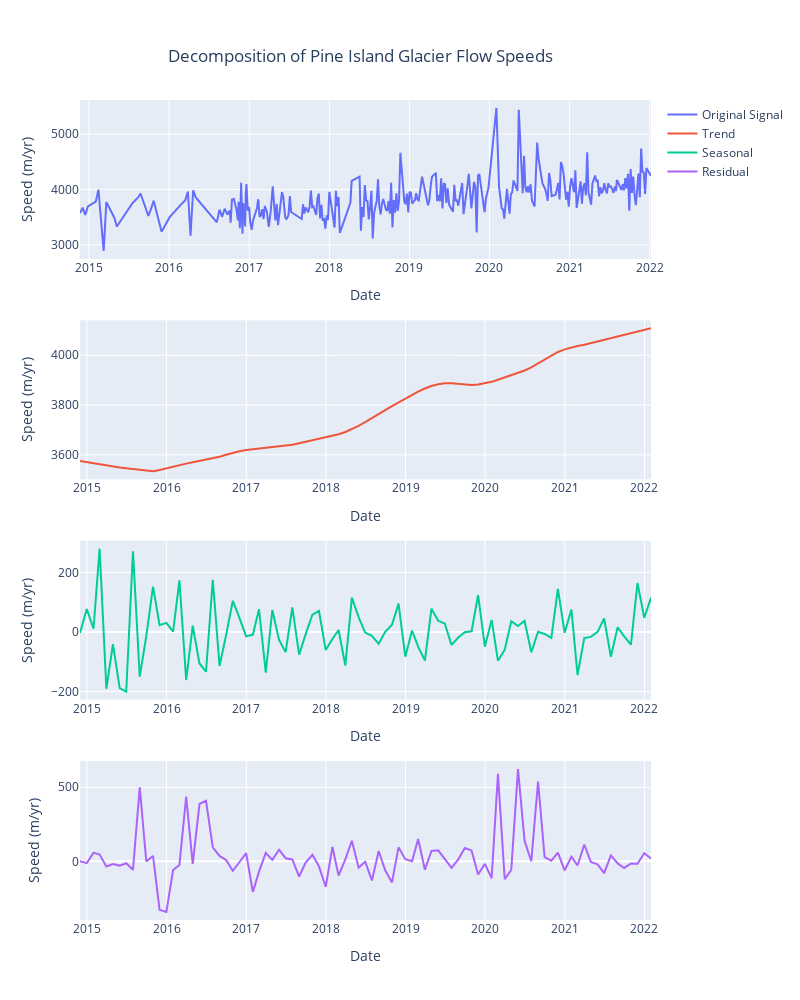

Notebook code cell kept with this figure:
### Markdown cell above
## Tool usage

### Code cell
decompose(filtered_df)
